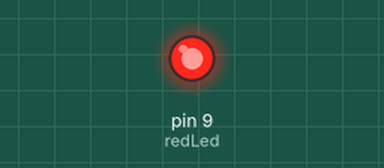
Bench run of a sketch on a simulated Arduino Uno, built with avr-gcc and run on an emulated ATmega328P. Shown: output pins drawn as LEDs (lit = HIGH).

Above: at 0.05 s.
At 1.0 s:
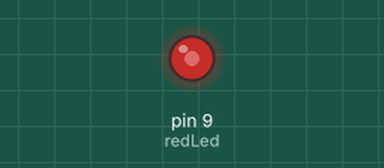
At 1.5 s:
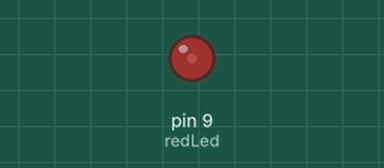
Timing chart, 0 to 3.5 s (numbered marks = the images above):
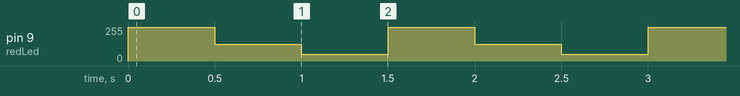

The sketch:

intensidad_discreta_led.ino
```cpp
int redLed = 9;
int brightness1 = 255;
int brightness2 = 125;
int brightness3 = 50;


void setup() {
  // put your setup code here, to run once:
  pinMode(redLed, OUTPUT);

}

void loop() {
  // put your main code here, to run repeatedly:
  analogWrite(redLed, brightness1);
  delay(500);

  analogWrite(redLed, brightness2);
  delay(500);

  analogWrite(redLed, brightness3);
  delay(500);

}
```

Measured:
- by itself, pin 9 (redLed): repeats every 1.5 s: 125/255 0.50 s, 50/255 0.50 s, 255/255 0.50 s
